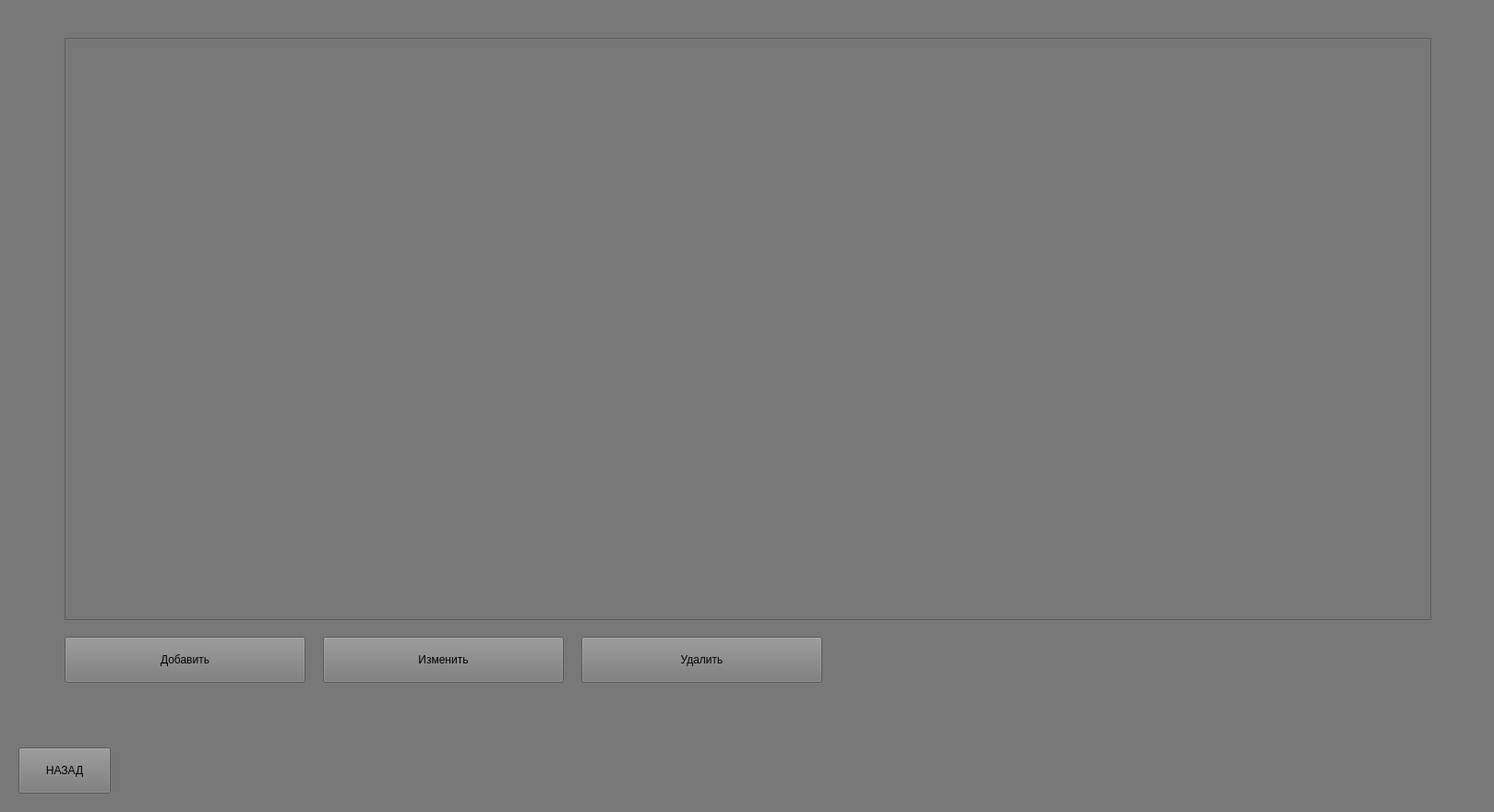
<?xml version="1.0" encoding="UTF-8"?>
<ui version="4.0">
 <class>MainWindow</class>
 <widget class="QMainWindow" name="MainWindow">
  <property name="geometry">
   <rect>
    <x>0</x>
    <y>0</y>
    <width>1619</width>
    <height>880</height>
   </rect>
  </property>
  <property name="windowTitle">
   <string>Окно администратора</string>
  </property>
  <property name="styleSheet">
   <string notr="true">background-color: rgb(120,120,120);</string>
  </property>
  <widget class="QWidget" name="centralwidget">
   <widget class="QPushButton" name="button_quit">
    <property name="geometry">
     <rect>
      <x>20</x>
      <y>810</y>
      <width>100</width>
      <height>50</height>
     </rect>
    </property>
    <property name="styleSheet">
     <string notr="true">background-color: rgb(255,255,255);
color: rgb(0,0,0);
font: 18pt \&quot;Arial\&quot;;</string>
    </property>
    <property name="text">
     <string>НАЗАД</string>
    </property>
   </widget>
   <widget class="QPushButton" name="button_add">
    <property name="geometry">
     <rect>
      <x>70</x>
      <y>690</y>
      <width>261</width>
      <height>50</height>
     </rect>
    </property>
    <property name="styleSheet">
     <string notr="true">background-color: rgb(255,255,255);
color: rgb(0,0,0);
font: 18pt \&quot;Arial\&quot;;</string>
    </property>
    <property name="text">
     <string>Добавить</string>
    </property>
   </widget>
   <widget class="QPushButton" name="button_change">
    <property name="geometry">
     <rect>
      <x>350</x>
      <y>690</y>
      <width>261</width>
      <height>50</height>
     </rect>
    </property>
    <property name="styleSheet">
     <string notr="true">background-color: rgb(255,255,255);
color: rgb(0,0,0);
font: 18pt \&quot;Arial\&quot;;</string>
    </property>
    <property name="text">
     <string>Изменить</string>
    </property>
   </widget>
   <widget class="QPushButton" name="button_delete">
    <property name="geometry">
     <rect>
      <x>630</x>
      <y>690</y>
      <width>261</width>
      <height>50</height>
     </rect>
    </property>
    <property name="styleSheet">
     <string notr="true">background-color: rgb(255,255,255);
color: rgb(0,0,0);
font: 18pt \&quot;Arial\&quot;;</string>
    </property>
    <property name="text">
     <string>Удалить</string>
    </property>
   </widget>
   <widget class="QTableWidget" name="tableWidget">
    <property name="geometry">
     <rect>
      <x>70</x>
      <y>41</y>
      <width>1481</width>
      <height>631</height>
     </rect>
    </property>
    <property name="columnCount">
     <number>5</number>
    </property>
    <attribute name="horizontalHeaderVisible">
     <bool>false</bool>
    </attribute>
    <attribute name="verticalHeaderVisible">
     <bool>false</bool>
    </attribute>
    <column/>
    <column/>
    <column/>
    <column/>
    <column/>
   </widget>
  </widget>
 </widget>
 <resources/>
 <connections/>
</ui>
